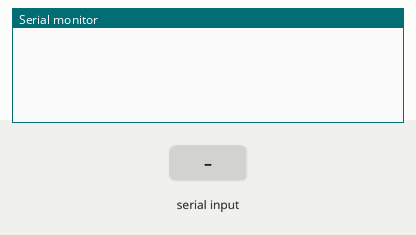
Bench run of a sketch on a simulated ESP32. On the bench: the last lines printed to the serial monitor. The inputs (shaded band) are chosen by the test bench. The modem accepts every AT command (registered, SIM ready, sends succeed) and sends nothing else.

Above: at 2.8 s.
2.9 s: "1" received over the second serial link
At 4.7 s:
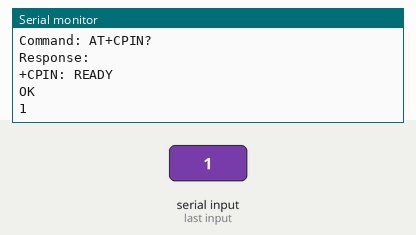
5.5 s: "0" received over the second serial link
At 7.2 s:
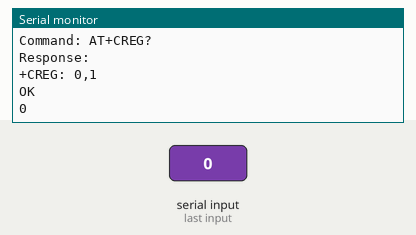
7.5 s: "2" received over the second serial link
At 8.9 s:
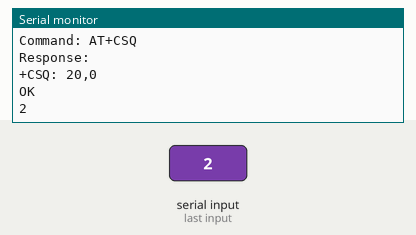

Measured:
- after the input at 2.9 s, the serial monitor: prints a new line after 1.1 s (image 1)
- after the input at 5.5 s, the serial monitor: prints a new line after 0.50 s (image 2)
- after the input at 7.5 s, the serial monitor: prints a new line after 0.50 s (image 3)

The sketch:

system_checks.ino
```cpp
#include <HardwareSerial.h>

HardwareSerial A9GSerial(1); // RX, TX pins for communication with A9G module

void setup() {
  // Start serial communication with the computer
  Serial.begin(115200);
  // Start serial communication with the A9G module
  A9GSerial.begin(115200);

  // Give some time for the module to initialize
  delay(2000);

  // Check SIM status
  checkSIMStatus();

  // Check network registration status
  checkNetworkRegistration();

  // Check signal strength
  checkSignalStrength();

  // Attach to GPRS network
  attachGPRS();

  // Initialize HTTP service
  initializeHTTP();
}

void loop() {
  // Nothing to do here
}

void sendATCommand(String cmd, unsigned long timeout) {
  A9GSerial.println(cmd);
  String response = "";
  unsigned long start = millis();
  while (millis() - start < timeout) {
    if (A9GSerial.available()) {
      response += (char)A9GSerial.read();
    }
  }
  Serial.print("Command: ");
  Serial.println(cmd);
  Serial.print("Response: ");
  Serial.println(response);
}

void checkSIMStatus() {
  sendATCommand("AT+CPIN?", 2000); // Check SIM status
}

void checkNetworkRegistration() {
  sendATCommand("AT+CREG?", 2000); // Check network registration status
}

void checkSignalStrength() {
  sendATCommand("AT+CSQ", 2000); // Check signal strength
}

void attachGPRS() {
  sendATCommand("AT+CGATT=1", 5000); // Attach to GPRS network
  sendATCommand("AT+CGDCONT=1,\"IP\",\"airtelgprs.com\"", 2000); // Set APN (replace with your provider's APN)
  sendATCommand("AT+CGACT=1,1", 5000); // Activate GPRS context
}

void initializeHTTP() {
  sendATCommand("AT+HTTPINIT", 2000); // Initialize HTTP service
  sendATCommand("AT+HTTPPARA=\"CID\",1", 2000); // Set PDP context ID
  sendATCommand("AT+HTTPPARA=\"URL\",\"http://your-project-id.firebaseio.com/sensor_data.json\"", 2000); // Set URL
  sendATCommand("AT+HTTPPARA=\"CONTENT\",\"application/json\"", 2000); // Set content type
}
```
